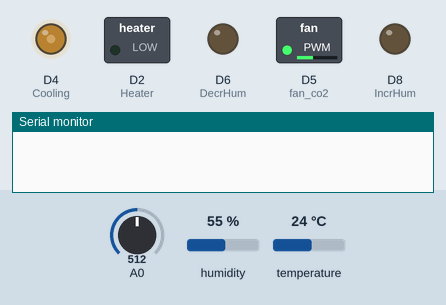
A sketch run on a simulated ESP8266 (NodeMCU). Parts: switched loads named in the sketch (green lamp = pin HIGH), output pins drawn as LEDs (lit = HIGH), the last lines printed to the serial monitor. The inputs (shaded band) are chosen by the test bench; at power-on: humidity 55 %, A0 = 512, temperature 24 °C. WiFi joins after 1.5 s; servers stay silent unless stated.

Above: at 3.0 s.
3.1 s: humidity set to 49 %
At 8.0 s:
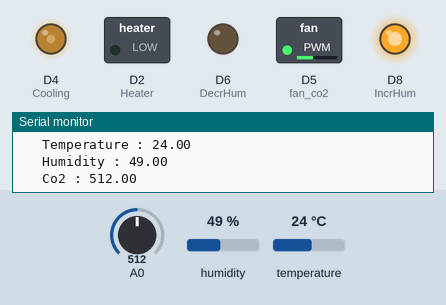
8.3 s: A0 set to 1010
At 13.0 s:
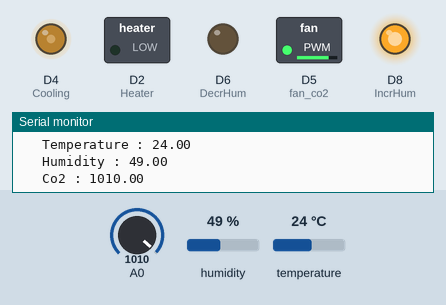
13.3 s: temperature set to 20 °C
At 17.7 s:
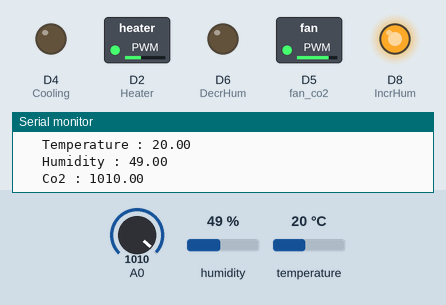
18.4 s: A0 set to 990
At 22.4 s:
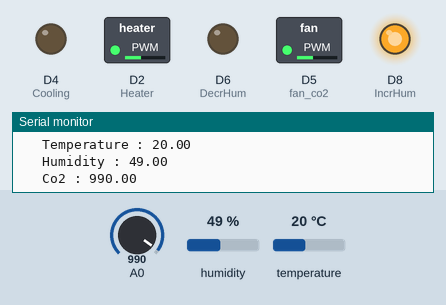
23.4 s: humidity set to 74 %
28.1 s: humidity set to 77 %
At 33.1 s:
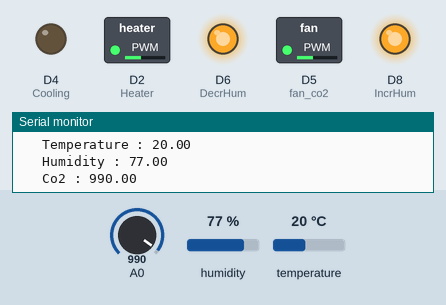
Timing chart, 0 to 34.4 s (numbered marks = the images above; inputs shaded):
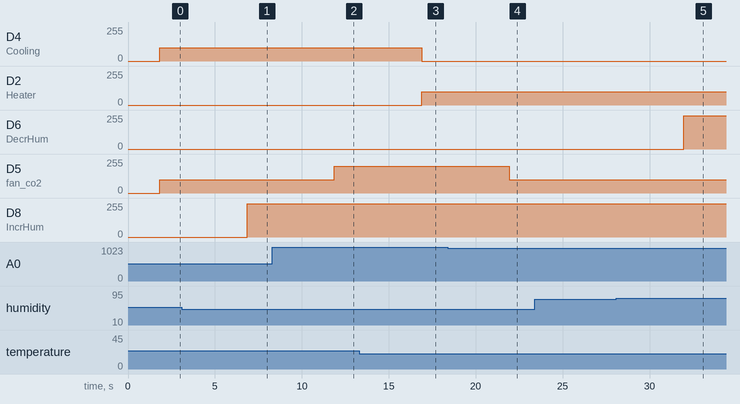

Measured:
- the behaviour switches between 51 and 50 % on humidity (found by bisection; images 0 and 1)
- the behaviour switches between 22 and 21 °C on temperature (found by bisection; images 2 and 3)
- the behaviour switches between 75 and 76 % on humidity (found by bisection; images 4 and 5)
- after the input at 3.1 s, D8 (IncrHum): 0/255 → 250/255 after 3.8 s
- after the input at 8.3 s, D5 (fan_co2): 100/255 → 200/255 after 3.6 s
- after the input at 13.3 s, D4 (Cooling): 100/255 → 0/255 after 3.6 s; D2 (Heater): 0/255 → 100/255 after 3.6 s
- after the input at 18.4 s, D5 (fan_co2): 200/255 → 100/255 after 3.5 s
- after the input at 28.1 s, D6 (DecrHum): 0/255 → 250/255 after 3.9 s

The sketch:

Tez_hvac_.ino
```cpp
#define BLYNK_TEMPLATE_ID "TMPL6XRtt2x-B"
#define BLYNK_TEMPLATE_NAME "nodemcu"
#define BLYNK_AUTH_TOKEN "tumGM7TSzZaT2NzaPrs13VL7vayfITqr"

#include <ESP8266WiFi.h>
#include <BlynkSimpleEsp8266.h>
#include <DHT.h>

#define BLYNK_PRINT Serial

char auth[] = BLYNK_AUTH_TOKEN;

char ssid[] = "********";  //  wifi name
char pass[] = "*********";  // wifi key


#define fan_co2 D5  //For decreasing Co2 with a fan.
#define DecrHum D6   //For decreasing humidity with a fan.
#define IncrHum D8  //For increasing humidity with a fan.
#define Heater D2   //LED was used instead of heater.
#define Cooling D4  //LED was used instead of cooling.

#define DHTPIN D1
#define Co2 A0
#define DHTTYPE DHT11

DHT dht(DHTPIN, DHTTYPE);
BlynkTimer timer;

bool manualControl = false; //Button first false(Automatic control active).

BLYNK_WRITE(V2) {
  manualControl = param.asInt() == HIGH; //Button control
}

BLYNK_WRITE(V3) {                    //Manuel control of heater.
  if (manualControl) {
    int Value = param.asInt();
    analogWrite(Heater, Value);
  }
}
BLYNK_WRITE(V1) {                    //Manuel control of cooler.
  if (manualControl) {
    int Value = param.asInt();
    analogWrite(Cooling, Value);
  }
}

void readSensors() {
  // Read sensor data
  float MQ_135 = analogRead(A0);
  float h = dht.readHumidity();
  float t = dht.readTemperature();

  if (isnan(h) || isnan(t) || isnan(MQ_135)) {
    Serial.println("Failed to read data from sensor!");
    return;
  }
  // Send data to Blynk app
  Blynk.virtualWrite(V6, h);
  Blynk.virtualWrite(V5, t);
  Blynk.virtualWrite(V4, MQ_135);

  Serial.print("   Temperature : ");
  Serial.println(t);
  Serial.print("   Humidity : ");
  Serial.println(h);
  Serial.print("   Co2 : ");
  Serial.println(MQ_135);

  //Humidity control
  if (h > 75) {
    int humiditySetting = map(h, 0, 100, 0, 255);
    analogWrite(DecrHum, 250);
  }
  else if (h <= 50) {
    int humiditySetting = map(h, 0, 100, 0, 255);
    analogWrite(IncrHum, 250);

    // Heater setting
    int heaterSetting = map(t, 0, 100, 0, 255);
    // Cooler Setting
    int coolerSetting = map(t, 0, 100, 0, 255);
  }
}

void AutomaticControl() {
  if (!manualControl) {
    float Co2 = analogRead(A0);
    float h = dht.readHumidity();
    float t = dht.readTemperature();
    int Co2Setting = map(Co2, 0, 3000, 0, 255);


    //if Co2 is smaller from 1000
    if (Co2 <= 1000) {
      if (t <= 18) {
        analogWrite(fan_co2, 100);
        analogWrite(Heater, 250);
        analogWrite(Cooling, 0);
      }
      else if (t > 18 && t <= 21) {
        analogWrite(fan_co2, 100);
        analogWrite(Heater, 100);
        analogWrite(Cooling, 0);
      }
      else if (t > 21 && t <= 25) {
        analogWrite(fan_co2, 100);
        analogWrite(Heater, 0);
        analogWrite(Cooling, 100);
      }
      else if (t > 25) {
        analogWrite(fan_co2, 100);
        analogWrite(Heater, 0);
        analogWrite(Cooling, 200);
      }
    }
    //if Co2 is bigger than 1000
    if (Co2 >= 1000) {
      if (t <= 18) {
        analogWrite(fan_co2, 200);
        analogWrite(Heater, 250);
        analogWrite(Cooling, 0);
      }
      else if (t > 18 && t <= 21) {
        analogWrite(fan_co2, 200);
        analogWrite(Heater, 100);
        analogWrite(Cooling, 0);
      }
      else if (t > 21 && t <= 25) {
        analogWrite(fan_co2, 200);
        analogWrite(Heater, 0);
        analogWrite(Cooling, 100);
      }
      else if (t > 25 && t <= 30) {
        analogWrite(fan_co2, 200);
        analogWrite(Heater, 0);
        analogWrite(Cooling, 200);
      }
      else if (t > 30) {
        analogWrite(fan_co2, 200);
        analogWrite(Heater, 0);
        analogWrite(Cooling, 250);
      }
    }
    delay(5000);
  }
}

void setup() {
  Serial.begin(115200);

  pinMode(fan_co2, OUTPUT);
  pinMode(DecrHum, OUTPUT);
  pinMode(IncrHum, OUTPUT);
  pinMode(Heater, OUTPUT);
  pinMode(Cooling, OUTPUT);

  Blynk.begin(auth, ssid, pass);
  dht.begin();
  timer.setInterval(2500L, readSensors);
}

void loop() {
  Blynk.run();
  timer.run();
  AutomaticControl();
}
```
